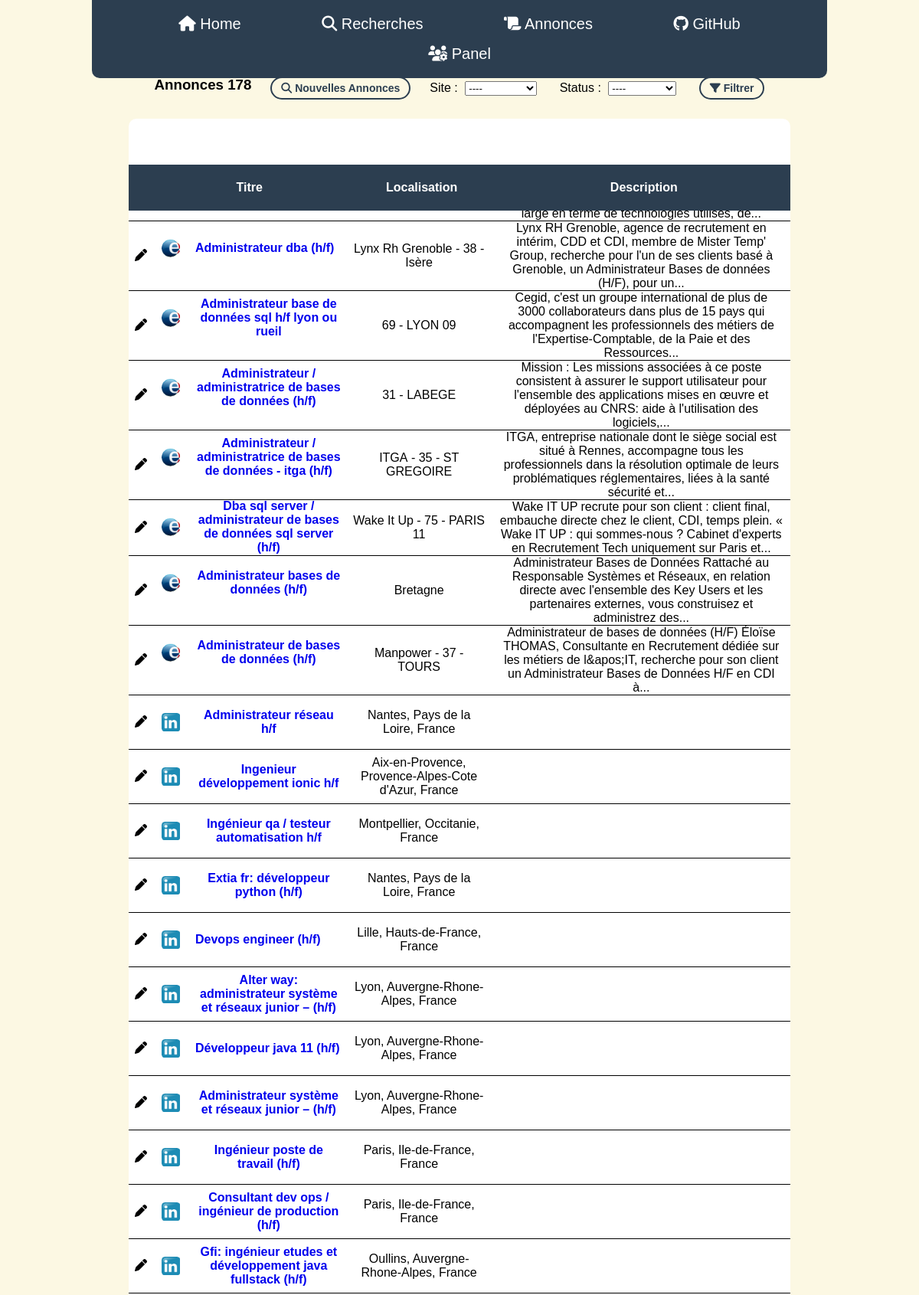
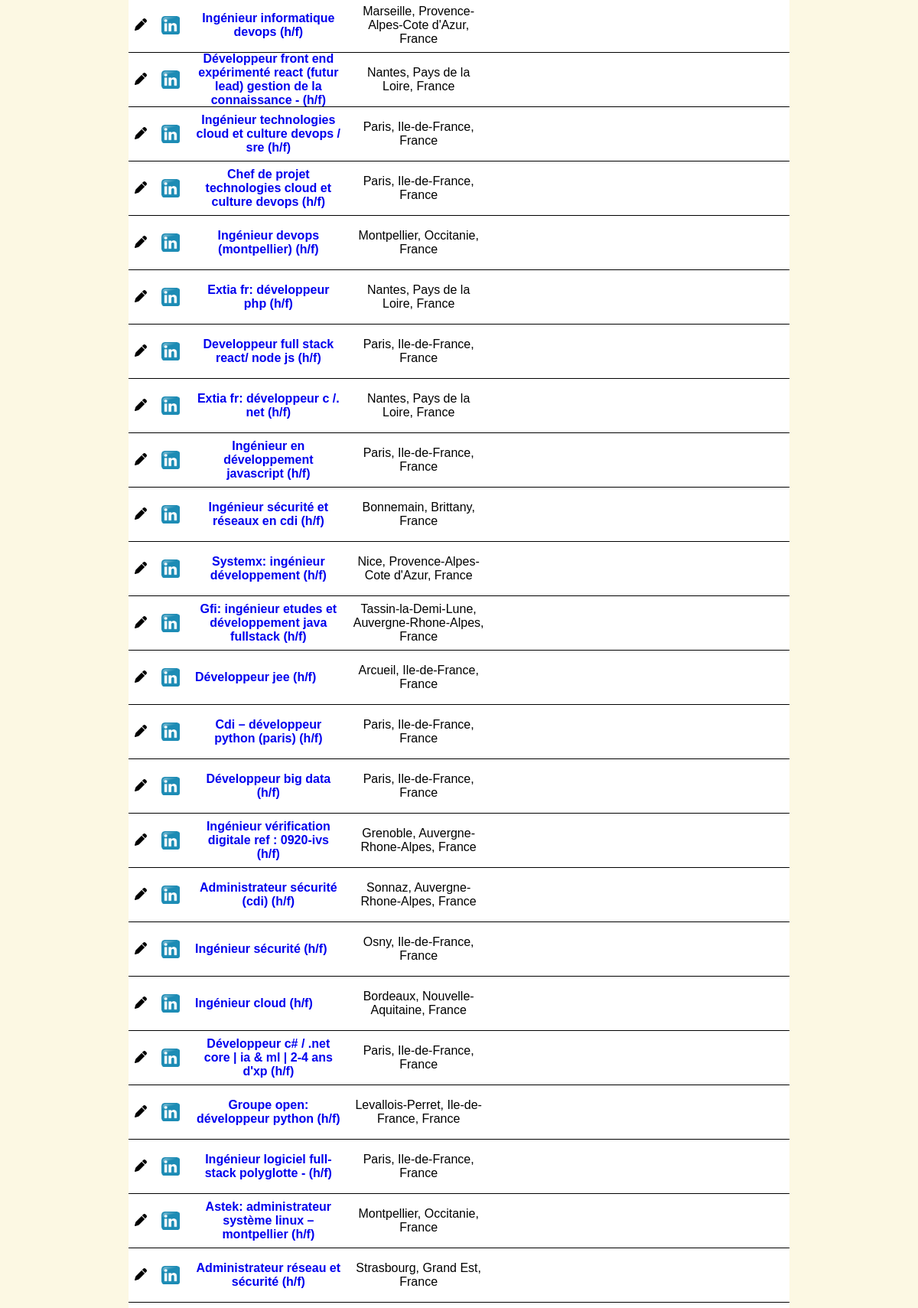
Screenshot of /annonce (upper part) with the database file from the repository (2 pictures, top to bottom).
### polls/models.py (models this page shows)
class Ad(models.Model):
    objects = None
    status_choice = [('not-read', 'Non Lu'), ('applied', 'Postulé'), ('inadequate', 'Inadéquate'), ('expired', 'Expiré'), ('other', 'Autres')]
    site = models.ForeignKey(Search, on_delete=models.CASCADE)
    title = models.CharField("Titre", max_length=255)
    description = models.TextField(null=True, blank=True)
    location = models.CharField("Localisation", max_length=255)
    link = models.CharField("Lien", max_length=255, unique=True)
    status = models.CharField(max_length=255, choices=status_choice)

class Search(models.Model):
    objects = None
    web = models.CharField("Site", max_length=255, choices=web_choices)
    subject = models.CharField("Sujet", max_length=255, help_text="Nom du Post")
    link_search = models.CharField("Lien", max_length=255, unique=True)

### polls/views.py (the view)
# urls.py: path('annonce', views.ad, name='annonce')
def ad(request):
    if request.GET.get('ads', '') == "search":
        scrape.home()
    status = request.GET.get('status', 'not-read')
    site = request.GET.get('site', '')
    if not site and not status:
        ad_list = Ad.objects.all()
    elif not status:
        ad_list = Ad.objects.filter(site__web=site)
    elif not site:
        ad_list = Ad.objects.filter(status=status)
    else:
        ad_list = Ad.objects.filter(status=status, site__web=site)
    context = {
        'ad_list': ad_list,
        'status': status,
        'site': site,
    }
    return render(request, 'ad.html', context)

### templates/ad.html (shortened to what this page needs)
{% extends 'template.html' %}
{% block body %}
<div class="title">
    <h3> Annonces {{ ad_list.count }}</h3>
    <div class="form">
        <form action="" method="get">
            <button name="ads" type="submit" class="filter" value="search"><i class="fas fa-search"></i> Nouvelles Annonces</button>
        </form>
    </div>
    <div class="form">
        <form id="site" action="{% url 'annonce' %}" method="get">
            <label for="site-select">Site : </label>
            <select form="site" name="site" id="site-select">
                <option value="">----</option>
            </select>
            <label for="status-select">Status : </label>
            <select form="site" name="status" id="status-select">
                <option value="">----</option>
            </select>
            <button type="submit" class="filter"><i class="fas fa-filter"></i> Filtrer</button>
        </form>
    </div>
</div>
<div class="wrap-table100">
    <div class="table100">
        <table>
            <thead>
                <tr>
                    <th></th>
                    <th>Titre</th>
                    <th>Localisation</th>
                    <th>Description</th>
                </tr>
            </thead>
            <tbody>
                {% for ad in ad_list %}
                <tr id="{{ ad.id }}">
                    <td>
                        <a style="color: black" href="adminpolls/ad/{{ ad.id }}/change/" target="_blank" title="Modifier">
                            <i class="fas fa-pen"></i>
                        </a>
                    </td>
                    <td class="title">
                        {% load static %}
                        <img src="static/image/{{ ad.site.subject }}.png" alt="{{ ad.site.web }}" title="{{ ad.site.web }} - {{ ad.site.subject }}"/>
                        <a href="{{ad.link}}" target="_blank"><b>{{ ad.title }}</b></a>
                    </td>
                    <td class="location">{{ad.location}}</td>
                    <td class="description">{{ad.description}}</td>
                </tr>
                {% endfor %}
            </tbody>
        </table>
    </div>
</div>
{% endblock %}

### static/css/style.css (style rules this page uses)
body { padding: 0; margin: auto; width: 80%; background-color: #fcf8e3; font-family: sans-serif; }
a { text-decoration: none; }
div.title { margin: auto; width: 83%; display: flex; justify-content: space-between; }
div.title h3 { margin: 0; }
form#site select { margin: 0 25px 0 5px; }
.wrap-table100 { width: 90%; margin: 25px auto; }
table { border-spacing: 1; border-collapse: collapse; background: white; border-radius: 10px; overflow: hidden; width: 100%; margin: 0 auto; position: relative; }
table thead { position: -webkit-sticky; position: sticky; top: 60px; z-index: 2; }
table * { position: relative; }
table td, table th { padding-left: 8px; }
table img { width: 24px; height: 24px; padding-right: 20px; padding-left: 10px; }
td.title { height: 68px; width: 95%; display: flex; justify-content: start; align-items: center; }
td.description { width: 48%; padding: 0 10px; }
td.location { width: 23%; padding: 0 8px; }
tbody tr { border-top: 1px solid black; }
table thead tr { height: 60px; background: #2c3e50; color: white; }
table tbody tr { height: 50px; }
table td, table th { text-align: center; }
button.filter { background-color: #fcf8e3; border: 2px solid #2c3e50; border-radius: 18px; padding: 5px 12px; font-size: 14px; font-weight: bold; color: #2c3e50 }

### rows the page displays
Ad: site.subject (picture), title "Administrateur système et bdd (h/f)", location "13 - AIX EN PROVENCE"
Ad: site.subject (picture), title "Administrateur dba (h/f)", location "Lynx Rh Grenoble - 38 - Isère", description "Lynx RH Grenoble, agence de recrutement en intérim, CDD et CDI, membre de Mister Temp' Group, recherche pour l'un de ses clients basé à Grenoble, un Administrateur Bases de données (H/F), pour un..."
Ad: site.subject (picture), title "Administrateur base de données sql h/f lyon ou rueil", location "69 - LYON 09", description "Cegid, c'est un groupe international de plus de 3000 collaborateurs dans plus de 15 pays qui accompagnent les professionnels des métiers de l'Expertise-Comptable, de la Paie et des Ressources..."
Ad: site.subject (picture), title "Administrateur / administratrice de bases de données (h/f)", location "31 - LABEGE", description "Mission : Les missions associées à ce poste consistent à assurer le support utilisateur pour l'ensemble des applications mises en œuvre et déployées au CNRS: aide à l'utilisation des logiciels,..."
Ad: site.subject (picture), title "Administrateur / administratrice de bases de données - itga (h/f)", location "ITGA - 35 - ST GREGOIRE", description "ITGA, entreprise nationale dont le siège social est situé à Rennes, accompagne tous les professionnels dans la résolution optimale de leurs problématiques réglementaires, liées à la santé sécurité et..."
Ad: site.subject (picture), title "Dba sql server / administrateur de bases de données sql server (h/f)", location "Wake It Up - 75 - PARIS 11", description "Wake IT UP recrute pour son client : client final, embauche directe chez le client, CDI, temps plein. « Wake IT UP : qui sommes-nous ? Cabinet d'experts en Recrutement Tech uniquement sur Paris et..."
Ad: site.subject (picture), title "Administrateur bases de données (h/f)", location "Bretagne", description "Administrateur Bases de Données Rattaché au Responsable Systèmes et Réseaux, en relation directe avec l'ensemble des Key Users et les partenaires externes, vous construisez et administrez des..."
Ad: site.subject (picture), title "Administrateur de bases de données (h/f)", location "Manpower - 37 - TOURS", description "Administrateur de bases de données (H/F) Éloïse THOMAS, Consultante en Recrutement dédiée sur les métiers de l&apos;IT, recherche pour son client un Administrateur Bases de Données H/F en CDI à..."
Ad: site.subject (picture), title "Administrateur réseau h/f", location "Nantes, Pays de la Loire, France"
Ad: site.subject (picture), title "Ingenieur développement ionic h/f", location "Aix-en-Provence, Provence-Alpes-Cote d'Azur, France"
Ad: site.subject (picture), title "Ingénieur qa / testeur automatisation h/f", location "Montpellier, Occitanie, France"
Ad: site.subject (picture), title "Extia fr: développeur python (h/f)", location "Nantes, Pays de la Loire, France"
Ad: site.subject (picture), title "Devops engineer (h/f)", location "Lille, Hauts-de-France, France"
Ad: site.subject (picture), title "Alter way: administrateur système et réseaux junior – (h/f)", location "Lyon, Auvergne-Rhone-Alpes, France"
Ad: site.subject (picture), title "Développeur java 11 (h/f)", location "Lyon, Auvergne-Rhone-Alpes, France"
Ad: site.subject (picture), title "Administrateur système et réseaux junior – (h/f)", location "Lyon, Auvergne-Rhone-Alpes, France"
Ad: site.subject (picture), title "Ingénieur poste de travail (h/f)", location "Paris, Ile-de-France, France"
Ad: site.subject (picture), title "Consultant dev ops / ingénieur de production (h/f)", location "Paris, Ile-de-France, France"
Ad: site.subject (picture), title "Gfi: ingénieur etudes et développement java fullstack (h/f)", location "Oullins, Auvergne-Rhone-Alpes, France"
Ad: site.subject (picture), title "Ingénieur informatique devops (h/f)", location "Marseille, Provence-Alpes-Cote d'Azur, France"
Ad: site.subject (picture), title "Développeur front end expérimenté react (futur lead) gestion de la connaissance - (h/f)", location "Nantes, Pays de la Loire, France"
Ad: site.subject (picture), title "Ingénieur technologies cloud et culture devops / sre (h/f)", location "Paris, Ile-de-France, France"
Ad: site.subject (picture), title "Chef de projet technologies cloud et culture devops (h/f)", location "Paris, Ile-de-France, France"
Ad: site.subject (picture), title "Ingénieur devops (montpellier) (h/f)", location "Montpellier, Occitanie, France"
Ad: site.subject (picture), title "Extia fr: développeur php (h/f)", location "Nantes, Pays de la Loire, France"
Ad: site.subject (picture), title "Developpeur full stack react/ node js (h/f)", location "Paris, Ile-de-France, France"
Ad: site.subject (picture), title "Extia fr: développeur c /. net (h/f)", location "Nantes, Pays de la Loire, France"
Ad: site.subject (picture), title "Ingénieur en développement javascript (h/f)", location "Paris, Ile-de-France, France"
Ad: site.subject (picture), title "Ingénieur sécurité et réseaux en cdi (h/f)", location "Bonnemain, Brittany, France"
Ad: site.subject (picture), title "Systemx: ingénieur développement (h/f)", location "Nice, Provence-Alpes-Cote d'Azur, France"
Ad: site.subject (picture), title "Gfi: ingénieur etudes et développement java fullstack (h/f)", location "Tassin-la-Demi-Lune, Auvergne-Rhone-Alpes, France"
Ad: site.subject (picture), title "Développeur jee (h/f)", location "Arcueil, Ile-de-France, France"
Ad: site.subject (picture), title "Cdi – développeur python (paris) (h/f)", location "Paris, Ile-de-France, France"
Ad: site.subject (picture), title "Développeur big data (h/f)", location "Paris, Ile-de-France, France"
Ad: site.subject (picture), title "Ingénieur vérification digitale ref : 0920-ivs (h/f)", location "Grenoble, Auvergne-Rhone-Alpes, France"
Ad: site.subject (picture), title "Administrateur sécurité (cdi) (h/f)", location "Sonnaz, Auvergne-Rhone-Alpes, France"
Ad: site.subject (picture), title "Ingénieur sécurité (h/f)", location "Osny, Ile-de-France, France"
Ad: site.subject (picture), title "Ingénieur cloud (h/f)", location "Bordeaux, Nouvelle-Aquitaine, France"
Ad: site.subject (picture), title "Développeur c# / .net core | ia & ml | 2-4 ans d'xp (h/f)", location "Paris, Ile-de-France, France"
Ad: site.subject (picture), title "Groupe open: développeur python (h/f)", location "Levallois-Perret, Ile-de-France, France"
Ad: site.subject (picture), title "Ingénieur logiciel full-stack polyglotte - (h/f)", location "Paris, Ile-de-France, France"
Ad: site.subject (picture), title "Astek: administrateur système linux – montpellier (h/f)", location "Montpellier, Occitanie, France"
Ad: site.subject (picture), title "Administrateur réseau et sécurité (h/f)", location "Strasbourg, Grand Est, France"

### other values shown
{{ ad_list.count }} "178"
